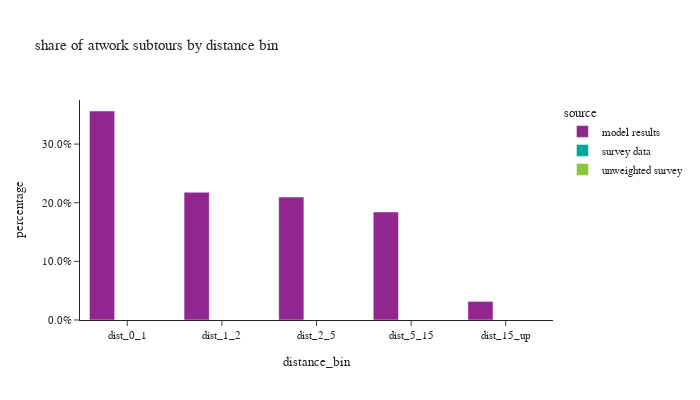

Write notebook code for a chart like this one.
### Code cell
# plot1
df_plot = atwork_subtour.loc[atwork_subtour['distance_bin'] != float('nan')].groupby(['source','distance_bin'])['trip_weight_2017_2019'].sum().reset_index()
df_plot['percentage'] = df_plot.groupby(['source'], group_keys=False)['trip_weight_2017_2019']. \
    apply(lambda x: x / float(x.sum()))
# df_plot
fig1 = px.bar(df_plot, x='distance_bin', y="percentage", color="source", barmode="group",
              title="share of atwork subtours by distance bin")
fig1.for_each_annotation(lambda a: a.update(text = a.text.split("=")[-1]))
fig1.update_layout(height=400, width=700, font=dict(size=11), yaxis=dict(tickformat=".1%"))
fig1.show()

### Figure 1 — Plotly figure (JSON) as saved in the notebook; plotly's stock layout.template omitted (floating-point values rounded to 4 significant figures)
{"data": [{"alignmentgroup": "True", "hovertemplate": "source=model results<br>distance_bin=%{x}<br>percentage=%{y}<extra></extra>", "legendgroup": "model results", "marker": {"color": "#91268F", "pattern": {"shape": ""}}, "name": "model results", "offsetgroup": "model results", "orientation": "v", "showlegend": true, "textposition": "auto", "type": "bar", "x": ["dist_0_1", "dist_1_2", "dist_2_5", "dist_5_15", "dist_15_up"], "xaxis": "x", "y": [0.3564, 0.2179, 0.2097, 0.1843, 0.03174], "yaxis": "y"}, {"alignmentgroup": "True", "hovertemplate": "source=survey data<br>distance_bin=%{x}<br>percentage=%{y}<extra></extra>", "legendgroup": "survey data", "marker": {"color": "#00A7A0", "pattern": {"shape": ""}}, "name": "survey data", "offsetgroup": "survey data", "orientation": "v", "showlegend": true, "textposition": "auto", "type": "bar", "x": ["dist_0_1", "dist_1_2", "dist_2_5", "dist_5_15", "dist_15_up"], "xaxis": "x", "y": [null, null, null, null, null], "yaxis": "y"}, {"alignmentgroup": "True", "hovertemplate": "source=unweighted survey<br>distance_bin=%{x}<br>percentage=%{y}<extra></extra>", "legendgroup": "unweighted survey", "marker": {"color": "#8CC63E", "pattern": {"shape": ""}}, "name": "unweighted survey", "offsetgroup": "unweighted survey", "orientation": "v", "showlegend": true, "textposition": "auto", "type": "bar", "x": ["dist_0_1", "dist_1_2", "dist_2_5", "dist_5_15", "dist_15_up"], "xaxis": "x", "y": [null, null, null, null, null], "yaxis": "y"}], "layout": {"barmode": "group", "font": {"size": 11}, "height": 400, "legend": {"title": {"text": "source"}, "tracegroupgap": 0}, "title": {"text": "share of atwork subtours by distance bin"}, "width": 700, "xaxis": {"anchor": "y", "domain": [0.0, 1.0], "title": {"text": "distance_bin"}}, "yaxis": {"anchor": "x", "domain": [0.0, 1.0], "tickformat": ".1%", "title": {"text": "percentage"}}}}
